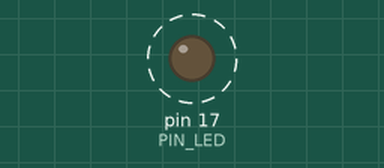
A sketch run on a simulated SparkFun Pro Micro, built with avr-gcc and run on an emulated ATmega32U4. Parts: output pins drawn as LEDs (lit = HIGH). Dashed ring = blinking.

Above: at 0.6 s.
Timing chart, 0 to 3.0 s (numbered marks = the images above):
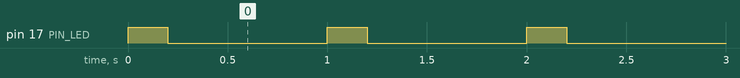

The sketch:

blink.ino
```cpp
// for SparkFun pro micro
#define PIN_LED 17

// for others
// #define PIN_LED LED_BUILTIN

void setup() {
  pinMode(PIN_LED, OUTPUT);
}

void loop() {
  digitalWrite(PIN_LED, HIGH);
  delay(200);
  digitalWrite(PIN_LED, LOW);
  delay(800);
}
```

Measured:
- by itself, pin 17 (PIN_LED): alternates HIGH for 0.20 s and LOW for 0.80 s
